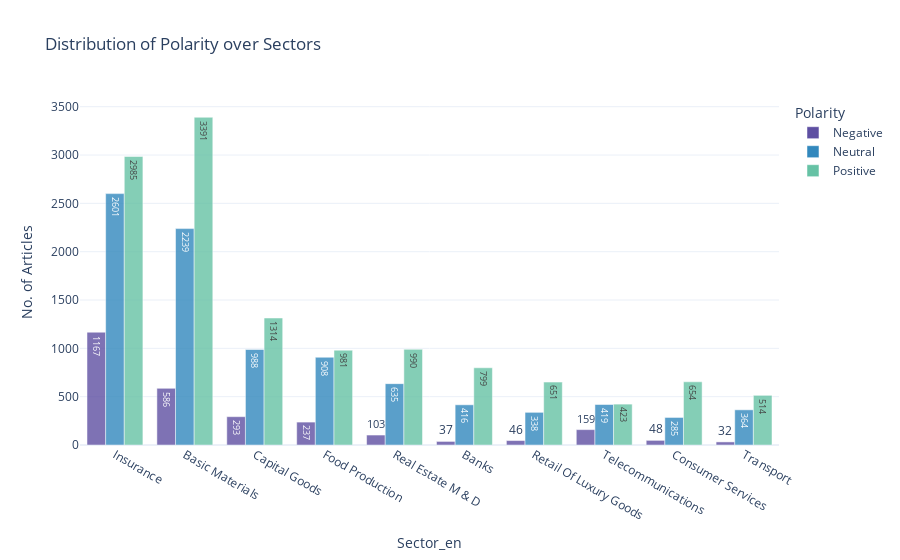

Notebook code cell kept with this figure:
### Code cell
(polarity_by_sector.loc[featured_sectors]
 .reset_index()
 .melt(id_vars='Sector_en', value_name='Count')
 .pipe(
     px.bar,
     x='Sector_en', y='Count', color='Polarity', text='Count',
     barmode='group', opacity=0.8,
     title='Distribution of Polarity over Sectors',
     labels={'Count': 'No. of Articles'},
     color_discrete_sequence = px.colors.diverging.Spectral_r,
#      color_discrete_sequence=px.colors.sequential.Plasma,
#      color_discrete_sequence=px.colors.qualitative.Prism,
#      color_discrete_sequence=px.colors.sequential.GnBu_r,
#      color_discrete_sequence=px.colors.qualitative.Set1
))

### Figure 1 — Plotly figure (JSON) as saved in the notebook; plotly's stock layout.template omitted (floating-point values rounded to 4 significant figures)
{"data": [{"alignmentgroup": "True", "hovertemplate": "Polarity=Negative<br>Sector_en=%{x}<br>No. of Articles=%{text}<extra></extra>", "legendgroup": "Negative", "marker": {"color": "rgb(94,79,162)", "opacity": 0.8}, "name": "Negative", "offsetgroup": "Negative", "orientation": "v", "showlegend": true, "text": [1167, 586, 293, 237, 103, 37, 46, 159, 48, 32], "textposition": "auto", "type": "bar", "x": ["Insurance", "Basic Materials", "Capital Goods", "Food Production", "Real Estate M & D", "Banks", "Retail Of Luxury Goods", "Telecommunications", "Consumer Services", "Transport"], "xaxis": "x", "y": [1167, 586, 293, 237, 103, 37, 46, 159, 48, 32], "yaxis": "y"}, {"alignmentgroup": "True", "hovertemplate": "Polarity=Neutral<br>Sector_en=%{x}<br>No. of Articles=%{text}<extra></extra>", "legendgroup": "Neutral", "marker": {"color": "rgb(50,136,189)", "opacity": 0.8}, "name": "Neutral", "offsetgroup": "Neutral", "orientation": "v", "showlegend": true, "text": [2601, 2239, 988, 908, 635, 416, 338, 419, 285, 364], "textposition": "auto", "type": "bar", "x": ["Insurance", "Basic Materials", "Capital Goods", "Food Production", "Real Estate M & D", "Banks", "Retail Of Luxury Goods", "Telecommunications", "Consumer Services", "Transport"], "xaxis": "x", "y": [2601, 2239, 988, 908, 635, 416, 338, 419, 285, 364], "yaxis": "y"}, {"alignmentgroup": "True", "hovertemplate": "Polarity=Positive<br>Sector_en=%{x}<br>No. of Articles=%{text}<extra></extra>", "legendgroup": "Positive", "marker": {"color": "rgb(102,194,165)", "opacity": 0.8}, "name": "Positive", "offsetgroup": "Positive", "orientation": "v", "showlegend": true, "text": [2985, 3391, 1314, 981, 990, 799, 651, 423, 654, 514], "textposition": "auto", "type": "bar", "x": ["Insurance", "Basic Materials", "Capital Goods", "Food Production", "Real Estate M & D", "Banks", "Retail Of Luxury Goods", "Telecommunications", "Consumer Services", "Transport"], "xaxis": "x", "y": [2985, 3391, 1314, 981, 990, 799, 651, 423, 654, 514], "yaxis": "y"}], "layout": {"barmode": "group", "legend": {"title": {"text": "Polarity"}, "tracegroupgap": 0}, "title": {"text": "Distribution of Polarity over Sectors"}, "xaxis": {"anchor": "y", "domain": [0, 1], "title": {"text": "Sector_en"}}, "yaxis": {"anchor": "x", "domain": [0, 1], "title": {"text": "No. of Articles"}}}}
